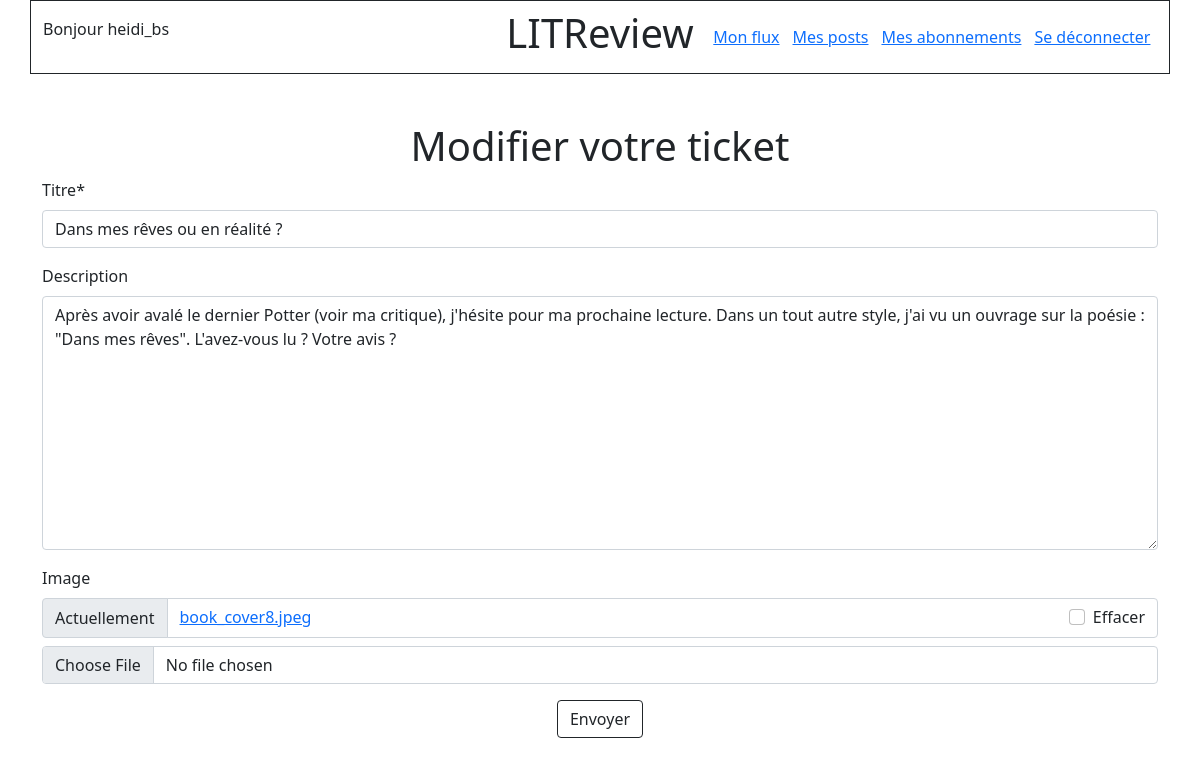
The page /tickets/42/update/ (signed in) on the database its author committed.
### authentication/models.py (models this page shows)
class User(AbstractUser):
    SUBSCRIBER = "Membre"
    followed_members = models.ManyToManyField(
        settings.AUTH_USER_MODEL,
        through="UserFollows",
        related_name="followed"
    )

### feed/models.py (models this page shows, shortened)
class Ticket(models.Model):
    objects = models.Manager()
    title = models.CharField(max_length=128)
    description = models.TextField(max_length=2048, blank=True)
    user = models.ForeignKey(
        to=settings.AUTH_USER_MODEL,
        on_delete=models.CASCADE
    )
    image = models.ImageField(null=True, blank=True)
    time_created = models.DateTimeField(auto_now_add=True)
    IMAGE_MAX_SIZE = (100, 100)

### feed/views.py (the view)
# urls.py: path('tickets/<int:ticket_id>/update/', views.update_ticket,
@login_required
def update_ticket(request, ticket_id):
    ticket = Ticket.objects.get(id=ticket_id)
    form = EditTicketForm(instance=ticket)
    if request.method == 'POST':
        form = EditTicketForm(request.POST, request.FILES, instance=ticket)
        if form.is_valid():
            form.save()
            return redirect('feed:my-posts')
    return render(request, 'feed/ticket_update.html', {'form': form})

### feed/forms.py
class EditTicketForm(forms.ModelForm):
    class Meta:
        model = models.Ticket
        fields = ['title', 'description', 'image']
        labels = {'title': 'Titre'}

### feed/templates/feed/ticket_update.html (shortened to what this page needs)
{% extends "base.html" %}
{% load crispy_forms_tags %}
{% block content %}
    <h1 class="text-center">Modifier votre ticket </h1>
    <form action="" method="post" enctype="multipart/form-data">
        {{ form|crispy }}
        <div class="text-center">
            <input type="submit" value="Envoyer" class="btn btn-outline-dark">
        </div>
    </form>
{% endblock content %}

### templates/base.html (shortened to what this page needs)
{% load static %}
<!DOCTYPE html>
<html lang="en" xmlns="http://www.w3.org/1999/xhtml">
<head>
    <link href="https://cdn.jsdelivr.net/npm/bootstrap@5.1.3/dist/css/bootstrap.min.css" rel="stylesheet">
    <link rel="stylesheet" href="https://cdnjs.cloudflare.com/ajax/libs/font-awesome/4.7.0/css/font-awesome.min.css">
    <link rel="stylesheet" href="{% static 'feed/rating_style.css' %}"/>
</head>
<body>
    <header>
        <nav class="bg_light">
            <div class="container">
                <div class="row border border-dark py-2">
                    <div class="col-5 d-flex align-items-center">
                        {% if user.is_authenticated %}
                            <p>Bonjour {{ user.username }}</p>
                        {% endif %}
                    </div>
                    <div class="col-2 d-flex justify-content-center">
                        <h1>LITReview</h1>
                    </div>
                    <div
                            class="col-5 d-flex justify-content-around align-items-center">
                        {% if user.is_authenticated %}
                            <a href="{% url 'feed:my-flow' %}">Mon flux</a>
                            <a href="{% url 'feed:my-posts' %}">Mes posts</a>
                            <a href="{% url 'authentication:follows' %}">Mes abonnements</a>
                            <a href="{% url 'authentication:logout' %}">Se déconnecter</a>
                        {% endif %}
                    </div>
                </div>
            </div>
        </nav>
    </header>
    <section class="container my-5">
    {% block content %}
    {% endblock content %}
    </section>
</body>
</html>

### rows shown on the page
User: username "heidi_bs"
Ticket: title "Dans mes rêves ou en réalité ?", description "Après avoir avalé le dernier Potter (voir ma critique), j'hésite pour ma prochaine lecture. Dans un tout autre style, j'ai vu un ouvrage sur la poésie : \"Dans mes rêves\". L'avez-vous lu ? Votre avis ?"
